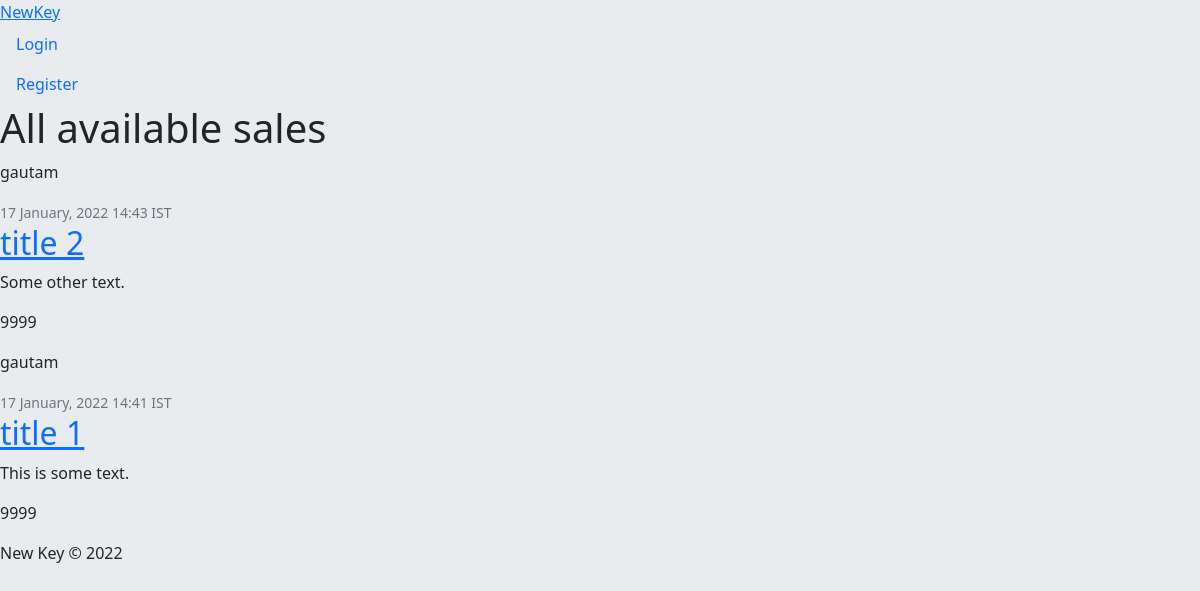
Before: /sale/ with the older database file.
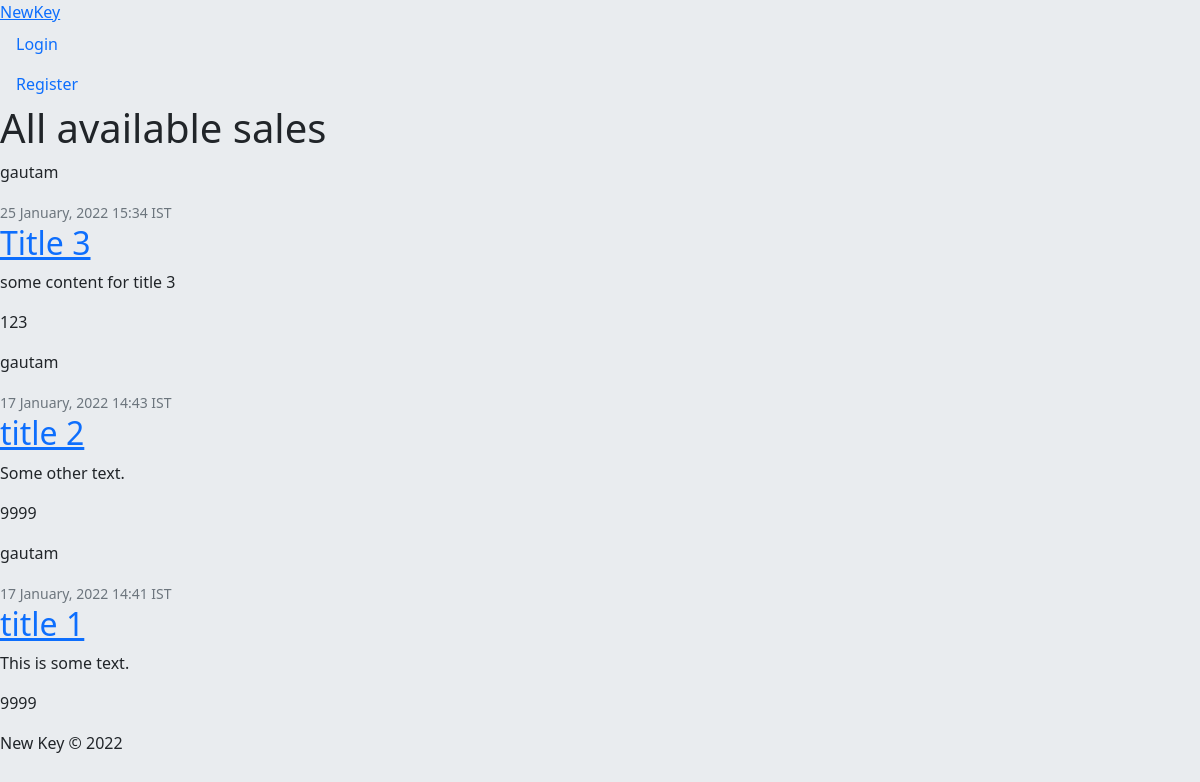
After: the same page with the newer database file.
### sale/models.py (models this page shows, shortened)
class Post(models.Model):
    title = models.CharField(max_length=100)
    content = models.TextField()
    price = models.IntegerField(default=9999)
    date_posted = models.DateTimeField(default=timezone.now)
    author = models.ForeignKey(User, on_delete=models.CASCADE)

### sale/views.py (the view)
# urls.py: path('', PostListView.as_view(), name='PostListView'),
class PostListView(ListView):
    model = Post
    template_name = 'sale/post_list.html'
    context_object_name = 'posts'
    ordering = ['-date_posted']
    paginate_by = 5

### sale/templates/sale/post_list.html (shortened to what this page needs)
{% extends "home/index.html" %}
{% block content %}
    <h1>All available sales</h1>
    {% for post in posts %}
        <article class="media content-section">
          <div class="media-body">
            <div class="article-metadata">
              <p>{{ post.author }}</p>
              <small class="text-muted">{{ post.date_posted|date:'d F, Y H:i e' }}</small>
            </div>
            <h2><a class="article-title" href="{% url 'PostDetailView' post.id %}">{{ post.title }}</a></h2>
            <p class="article-content">{{ post.content }}</p>
            <p class="article-content">{{ post.price  }}</p>
          </div>
        </article>
    {% endfor %}
{% endblock content %}

### home/templates/home/index.html (shortened to what this page needs)
{% load static %}
<!doctype html>
<html lang="en">
  <head>
    <link href="https://cdn.jsdelivr.net/npm/bootstrap@5.1.3/dist/css/bootstrap.min.css" rel="stylesheet">
    <link rel="stylesheet" href="{% static 'home/styles.css' %}">
  </head>
  <body>
    <nav>
      <div>
        <a href="{% url 'HomeView' %}">NewKey</a>
      </div>
      {%  if user.is_authenticated %}
        <a class="nav-item nav-link" href="{% url 'PostCreateView' %}">New Post</a>
        <a class="nav-item nav-link" href="{% url 'PostListView' %}">View Sales</a>
        <a class="nav-item nav-link" href="{% url 'LogoutView' %}">Logout</a>
      {% else %}
        <a class="nav-item nav-link" href="{% url 'LoginView' %}">Login</a>
        <a class="nav-item nav-link" href="{% url 'RegisterView' %}">Register</a>
      {% endif %}
    </nav>
    <div id="page-content">
      {% block content %}{% endblock content %}
    </div>
    <footer>
      <div>
        <p>New Key &copy; 2022</p>
      </div>
    </footer>
  </body>
</html>

### home/static/home/styles.css (style rules this page uses)
body { background-color: #e9ecef; }

Changed rows visible on the page:
added Post: author "gautam", date_posted "25 January, 2022 15:34 IST", title "Title 3", content "some content for title 3", price "123"
